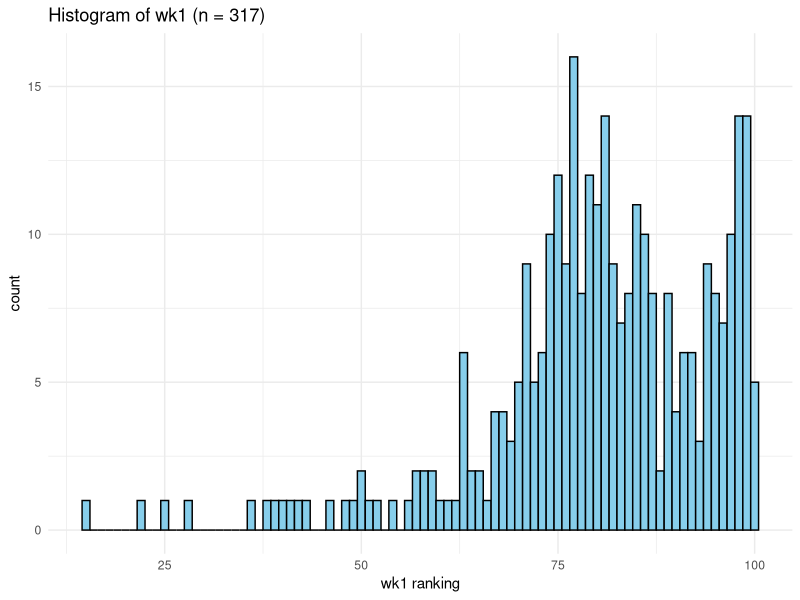
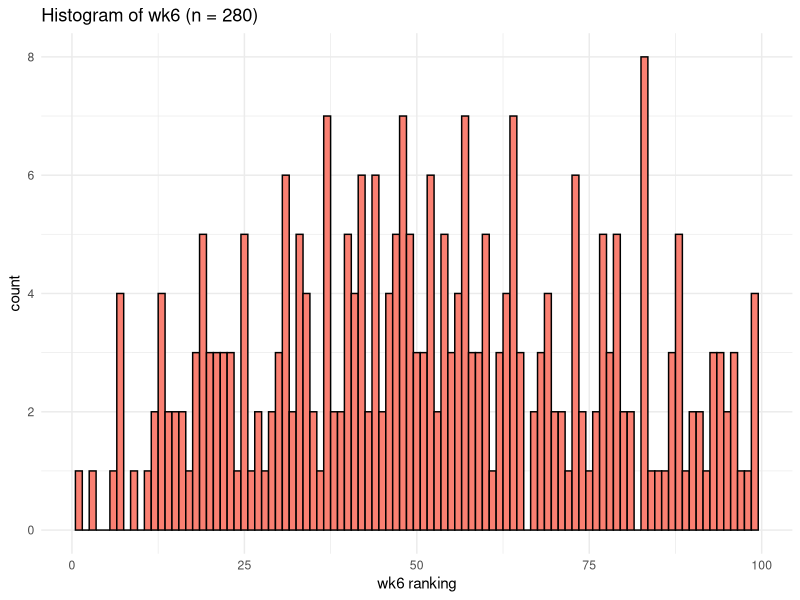
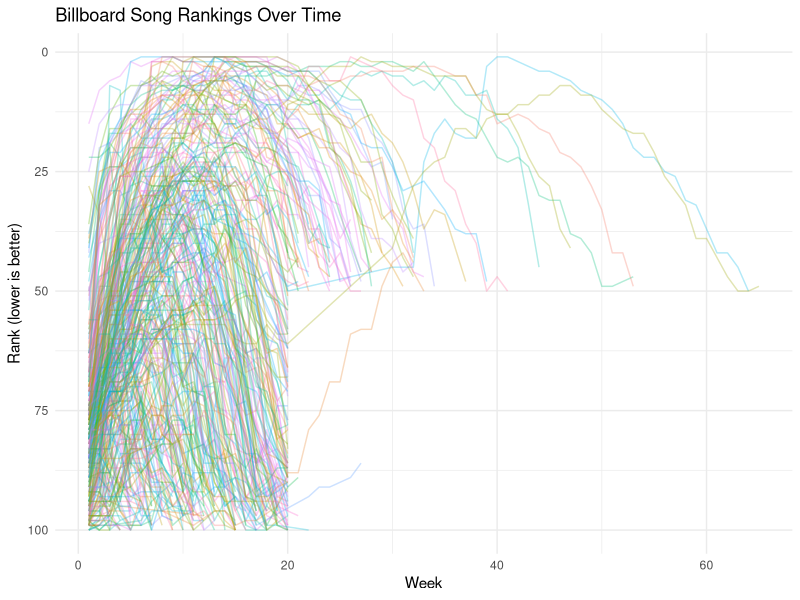

The R source for these figures, in order:
#
#
#
#
#
#
#
#
#
#
#| message: false
library(tidyverse)
#
#
#
billboard %>%
  select(artist, track, date.entered, matches("^wk[1-4]$")) %>%
  print(n = 20)
#
#
#
# Summary of date.entered to show time period covered
summary(as.Date(billboard$date.entered))
#
#
#
# Histogram of wk1 with sample size in title
wk1_n <- sum(!is.na(billboard$wk1))
ggplot(billboard, aes(x = wk1)) +
  geom_histogram(binwidth = 1, color = "black", fill = "skyblue", na.rm = TRUE) +
  labs(
    title = paste0("Histogram of wk1 (n = ", wk1_n, ")"),
    x = "wk1 ranking",
    y = "count"
  ) +
  theme_minimal()
#
#
#
  # Histogram of wk6 with sample size in title
  wk6_n <- sum(!is.na(billboard$wk6))
  ggplot(billboard, aes(x = wk6)) +
    geom_histogram(binwidth = 1, color = "black", fill = "salmon", na.rm = TRUE) +
    labs(
      title = paste0("Histogram of wk6 (n = ", wk6_n, ")"),
      x = "wk6 ranking",
      y = "count"
    ) +
    theme_minimal()
#
#
#
  # Table of missing and present counts for selected wk columns
  wk_cols <- c("wk1","wk4","wk10","wk20","wk40","wk76")
  counts <- tibble(column = wk_cols) %>%
    mutate(
      present = map_int(column, ~ sum(!is.na(billboard[[.x]]))),
      missing = map_int(column, ~ sum(is.na(billboard[[.x]]))),
      total = nrow(billboard)
    )
  counts %>% print()
#
#
#
# Detect songs that leave the chart and re-enter
billboard <- billboard %>%
  mutate(
    re_entered = apply(select(., starts_with("wk")), 1, function(row) {
      # Find indices of non-NA and NA values
      non_na_idx <- which(!is.na(row))
      
      # If fewer than 2 non-NA values, can't re-enter
      if (length(non_na_idx) < 2) return(FALSE)
      
      # Check if there's a gap: non-NA, then NA, then non-NA
      for (i in 1:(length(non_na_idx) - 1)) {
        gap_after <- non_na_idx[i] + 1
        gap_before <- non_na_idx[i + 1] - 1
        if (gap_after <= gap_before) {
          # There's a gap between two non-NA values
          return(TRUE)
        }
      }
      FALSE
    })
  )

# Table of re-entry counts
billboard %>%
  summarize(
    `Re-entered` = sum(re_entered),
    `Did not re-enter` = sum(!re_entered)
  ) %>%
  print()
#
#
#
# Compare wk1 and wk6 ranks
comparison <- billboard %>%
  mutate(
    rank_change = wk6 - wk1,
    status = case_when(
      is.na(wk6) & !is.na(wk1) ~ "Missing by wk6",
      is.na(wk1) | is.na(wk6) ~ "Missing data",
      wk6 < wk1 ~ "Improved",
      wk6 == wk1 ~ "Stayed same",
      wk6 > wk1 ~ "Got worse"
    )
  )

# Count by status
status_counts <- comparison %>%
  group_by(status) %>%
  summarize(count = n(), .groups = "drop")

status_counts %>% print()

# Median rank change for songs with both weeks
cat("\nMedian rank change (songs with both wk1 and wk6):\n")
comparison %>%
  filter(!is.na(rank_change)) %>%
  summarize(median_change = median(rank_change)) %>%
  print()
#
#
#
# Reshape billboard data to long format: week and rank columns
billboard_long <- billboard %>%
  select(artist, track, starts_with("wk")) %>%
  pivot_longer(
    cols = starts_with("wk"),
    names_to = "week",
    values_to = "rank",
    names_prefix = "wk",
    names_transform = list(week = as.numeric)
  ) %>%
  filter(!is.na(rank))

# Plot ranking over time for each song
ggplot(billboard_long, aes(x = week, y = rank, group = interaction(artist, track), color = artist)) +
  geom_line(alpha = 0.3, size = 0.5) +
  scale_y_reverse() +
  labs(
    title = "Billboard Song Rankings Over Time",
    x = "Week",
    y = "Rank (lower is better)"
  ) +
  theme_minimal() +
  theme(legend.position = "none")
#
#
#
#
